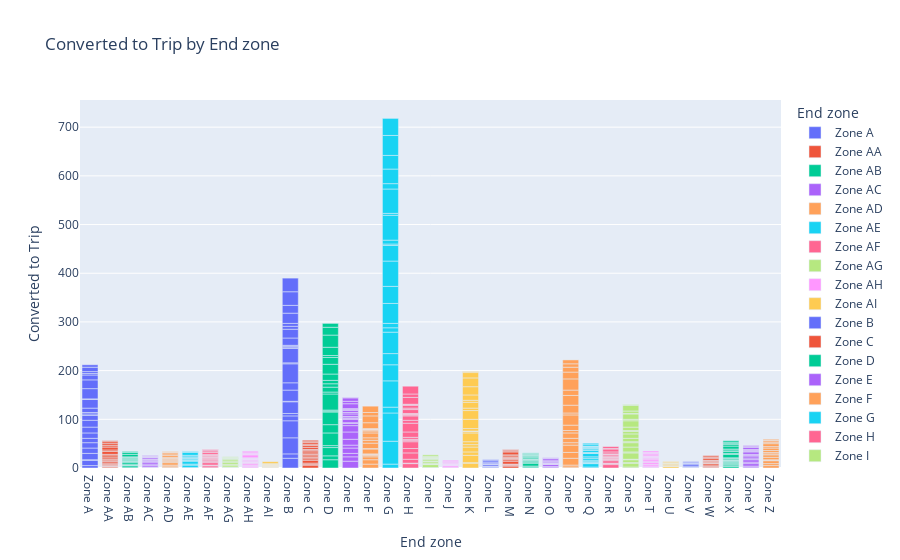

The notebook cell this image was saved under:
### Code cell
df_end = df_end.sort_values(by = ['End zone'], ascending=[True])
fig = px.bar(df_end, x="End zone", y="Converted to Trip", color="End zone"
            ,title="Converted to Trip by End zone",
            labels={"Converted to Trip": "Converted to Trip"})
fig.show()

### Figure 1 — Plotly figure (JSON) as saved in the notebook; plotly's stock layout.template omitted (floating-point values rounded to 4 significant figures)
{"data": [{"alignmentgroup": "True", "hovertemplate": "End zone=%{x}<br>Converted to Trip=%{y}<extra></extra>", "legendgroup": "Zone A", "marker": {"color": "#636efa"}, "name": "Zone A", "offsetgroup": "Zone A", "orientation": "v", "showlegend": true, "textposition": "auto", "type": "bar", "x": ["Zone A", "Zone A", "Zone A", "Zone A", "Zone A", "Zone A", "Zone A", "Zone A", "Zone A", "Zone A", "Zone A", "Zone A", "Zone A", "Zone A", "Zone A", "Zone A", "Zone A", "Zone A", "Zone A", "Zone A", "Zone A", "Zone A", "Zone A"], "xaxis": "x", "y": [5, 11, 1, 13, 11, 11, 9, 11, 12, 14, 10, 3, 3, 9, 18, 1, 21, 18, 10, 3, 4, 9, 5], "yaxis": "y"}, {"alignmentgroup": "True", "hovertemplate": "End zone=%{x}<br>Converted to Trip=%{y}<extra></extra>", "legendgroup": "Zone AA", "marker": {"color": "#EF553B"}, "name": "Zone AA", "offsetgroup": "Zone AA", "orientation": "v", "showlegend": true, "textposition": "auto", "type": "bar", "x": ["Zone AA", "Zone AA", "Zone AA", "Zone AA", "Zone AA", "Zone AA", "Zone AA", "Zone AA", "Zone AA", "Zone AA", "Zone AA", "Zone AA", "Zone AA", "Zone AA", "Zone AA", "Zone AA", "Zone AA", "Zone AA", "Zone AA"], "xaxis": "x", "y": [2, 1, 1, 1, 2, 3, 3, 2, 3, 3, 4, 3, 6, 3, 6, 3, 4, 4, 2], "yaxis": "y"}, {"alignmentgroup": "True", "hovertemplate": "End zone=%{x}<br>Converted to Trip=%{y}<extra></extra>", "legendgroup": "Zone AB", "marker": {"color": "#00cc96"}, "name": "Zone AB", "offsetgroup": "Zone AB", "orientation": "v", "showlegend": true, "textposition": "auto", "type": "bar", "x": ["Zone AB", "Zone AB", "Zone AB", "Zone AB", "Zone AB", "Zone AB", "Zone AB", "Zone AB", "Zone AB", "Zone AB", "Zone AB", "Zone AB", "Zone AB", "Zone AB", "Zone AB"], "xaxis": "x", "y": [2, 3, 1, 2, 4, 1, 1, 2, 2, 2, 2, 1, 5, 4, 2], "yaxis": "y"}, {"alignmentgroup": "True", "hovertemplate": "End zone=%{x}<br>Converted to Trip=%{y}<extra></extra>", "legendgroup": "Zone AC", "marker": {"color": "#ab63fa"}, "name": "Zone AC", "offsetgroup": "Zone AC", "orientation": "v", "showlegend": true, "textposition": "auto", "type": "bar", "x": ["Zone AC", "Zone AC", "Zone AC", "Zone AC", "Zone AC", "Zone AC", "Zone AC", "Zone AC", "Zone AC", "Zone AC", "Zone AC", "Zone AC", "Zone AC", "Zone AC", "Zone AC"], "xaxis": "x", "y": [1, 1, 3, 3, 4, 2, 1, 2, 1, 3, 1, 1, 1, 1, 1], "yaxis": "y"}, {"alignmentgroup": "True", "hovertemplate": "End zone=%{x}<br>Converted to Trip=%{y}<extra></extra>", "legendgroup": "Zone AD", "marker": {"color": "#FFA15A"}, "name": "Zone AD", "offsetgroup": "Zone AD", "orientation": "v", "showlegend": true, "textposition": "auto", "type": "bar", "x": ["Zone AD", "Zone AD", "Zone AD", "Zone AD", "Zone AD", "Zone AD", "Zone AD", "Zone AD", "Zone AD", "Zone AD", "Zone AD", "Zone AD", "Zone AD", "Zone AD", "Zone AD"], "xaxis": "x", "y": [1, 3, 2, 5, 2, 2, 2, 2, 1, 2, 4, 3, 3, 1, 1], "yaxis": "y"}, {"alignmentgroup": "True", "hovertemplate": "End zone=%{x}<br>Converted to Trip=%{y}<extra></extra>", "legendgroup": "Zone AE", "marker": {"color": "#19d3f3"}, "name": "Zone AE", "offsetgroup": "Zone AE", "orientation": "v", "showlegend": true, "textposition": "auto", "type": "bar", "x": ["Zone AE", "Zone AE", "Zone AE", "Zone AE", "Zone AE", "Zone AE", "Zone AE", "Zone AE", "Zone AE", "Zone AE", "Zone AE", "Zone AE", "Zone AE"], "xaxis": "x", "y": [1, 5, 2, 6, 2, 1, 3, 1, 2, 3, 6, 2, 1], "yaxis": "y"}, {"alignmentgroup": "True", "hovertemplate": "End zone=%{x}<br>Converted to Trip=%{y}<extra></extra>", "legendgroup": "Zone AF", "marker": {"color": "#FF6692"}, "name": "Zone AF", "offsetgroup": "Zone AF", "orientation": "v", "showlegend": true, "textposition": "auto", "type": "bar", "x": ["Zone AF", "Zone AF", "Zone AF", "Zone AF", "Zone AF", "Zone AF", "Zone AF", "Zone AF", "Zone AF", "Zone AF", "Zone AF", "Zone AF", "Zone AF", "Zone AF", "Zone AF", "Zone AF", "Zone AF", "Zone AF"], "xaxis": "x", "y": [2, 3, 1, 5, 2, 2, 3, 2, 2, 1, 2, 1, 2, 4, 3, 2, 1, 1], "yaxis": "y"}, {"alignmentgroup": "True", "hovertemplate": "End zone=%{x}<br>Converted to Trip=%{y}<extra></extra>", "legendgroup": "Zone AG", "marker": {"color": "#B6E880"}, "name": "Zone AG", "offsetgroup": "Zone AG", "orientation": "v", "showlegend": true, "textposition": "auto", "type": "bar", "x": ["Zone AG", "Zone AG", "Zone AG", "Zone AG", "Zone AG", "Zone AG", "Zone AG", "Zone AG", "Zone AG", "Zone AG", "Zone AG", "Zone AG"], "xaxis": "x", "y": [1, 1, 4, 1, 4, 3, 3, 2, 1, 1, 1, 1], "yaxis": "y"}, {"alignmentgroup": "True", "hovertemplate": "End zone=%{x}<br>Converted to Trip=%{y}<extra></extra>", "legendgroup": "Zone AH", "marker": {"color": "#FF97FF"}, "name": "Zone AH", "offsetgroup": "Zone AH", "orientation": "v", "showlegend": true, "textposition": "auto", "type": "bar", "x": ["Zone AH", "Zone AH", "Zone AH", "Zone AH", "Zone AH", "Zone AH", "Zone AH", "Zone AH", "Zone AH", "Zone AH", "Zone AH", "Zone AH", "Zone AH", "Zone AH", "Zone AH", "Zone AH", "Zone AH", "Zone AH"], "xaxis": "x", "y": [2, 2, 2, 3, 2, 1, 1, 2, 2, 1, 1, 1, 1, 6, 1, 2, 3, 2], "yaxis": "y"}, {"alignmentgroup": "True", "hovertemplate": "End zone=%{x}<br>Converted to Trip=%{y}<extra></extra>", "legendgroup": "Zone AI", "marker": {"color": "#FECB52"}, "name": "Zone AI", "offsetgroup": "Zone AI", "orientation": "v", "showlegend": true, "textposition": "auto", "type": "bar", "x": ["Zone AI", "Zone AI", "Zone AI", "Zone AI", "Zone AI", "Zone AI", "Zone AI", "Zone AI", "Zone AI", "Zone AI"], "xaxis": "x", "y": [1, 1, 1, 1, 1, 1, 1, 1, 1, 4], "yaxis": "y"}, {"alignmentgroup": "True", "hovertemplate": "End zone=%{x}<br>Converted to Trip=%{y}<extra></extra>", "legendgroup": "Zone B", "marker": {"color": "#636efa"}, "name": "Zone B", "offsetgroup": "Zone B", "orientation": "v", "showlegend": true, "textposition": "auto", "type": "bar", "x": ["Zone B", "Zone B", "Zone B", "Zone B", "Zone B", "Zone B", "Zone B", "Zone B", "Zone B", "Zone B", "Zone B", "Zone B", "Zone B", "Zone B", "Zone B", "Zone B", "Zone B", "Zone B", "Zone B", "Zone B", "Zone B", "Zone B", "Zone B", "Zone B"], "xaxis": "x", "y": [20, 9, 33, 35, 10, 5, 24, 1, 23, 15, 39, 2, 30, 1, 3, 2, 15, 18, 6, 6, 21, 16, 28, 28], "yaxis": "y"}, {"alignmentgroup": "True", "hovertemplate": "End zone=%{x}<br>Converted to Trip=%{y}<extra></extra>", "legendgroup": "Zone C", "marker": {"color": "#EF553B"}, "name": "Zone C", "offsetgroup": "Zone C", "orientation": "v", "showlegend": true, "textposition": "auto", "type": "bar", "x": ["Zone C", "Zone C", "Zone C", "Zone C", "Zone C", "Zone C", "Zone C", "Zone C", "Zone C", "Zone C", "Zone C", "Zone C", "Zone C", "Zone C", "Zone C", "Zone C", "Zone C", "Zone C"], "xaxis": "x", "y": [6, 1, 3, 6, 3, 3, 3, 3, 3, 4, 2, 1, 4, 4, 2, 4, 2, 3], "yaxis": "y"}, {"alignmentgroup": "True", "hovertemplate": "End zone=%{x}<br>Converted to Trip=%{y}<extra></extra>", "legendgroup": "Zone D", "marker": {"color": "#00cc96"}, "name": "Zone D", "offsetgroup": "Zone D", "orientation": "v", "showlegend": true, "textposition": "auto", "type": "bar", "x": ["Zone D", "Zone D", "Zone D", "Zone D", "Zone D", "Zone D", "Zone D", "Zone D", "Zone D", "Zone D", "Zone D", "Zone D", "Zone D", "Zone D", "Zone D", "Zone D", "Zone D", "Zone D", "Zone D", "Zone D", "Zone D", "Zone D"], "xaxis": "x", "y": [17, 8, 17, 4, 26, 17, 26, 2, 2, 33, 4, 10, 7, 7, 13, 20, 14, 4, 17, 25, 16, 8], "yaxis": "y"}, {"alignmentgroup": "True", "hovertemplate": "End zone=%{x}<br>Converted to Trip=%{y}<extra></extra>", "legendgroup": "Zone E", "marker": {"color": "#ab63fa"}, "name": "Zone E", "offsetgroup": "Zone E", "orientation": "v", "showlegend": true, "textposition": "auto", "type": "bar", "x": ["Zone E", "Zone E", "Zone E", "Zone E", "Zone E", "Zone E", "Zone E", "Zone E", "Zone E", "Zone E", "Zone E", "Zone E", "Zone E", "Zone E", "Zone E", "Zone E", "Zone E", "Zone E", "Zone E", "Zone E", "Zone E", "Zone E", "Zone E"], "xaxis": "x", "y": [14, 9, 7, 11, 6, 12, 15, 13, 5, 1, 7, 2, 3, 1, 5, 3, 4, 2, 2, 10, 5, 7, 1], "yaxis": "y"}, {"alignmentgroup": "True", "hovertemplate": "End zone=%{x}<br>Converted to Trip=%{y}<extra></extra>", "legendgroup": "Zone F", "marker": {"color": "#FFA15A"}, "name": "Zone F", "offsetgroup": "Zone F", "orientation": "v", "showlegend": true, "textposition": "auto", "type": "bar", "x": ["Zone F", "Zone F", "Zone F", "Zone F", "Zone F", "Zone F", "Zone F", "Zone F", "Zone F", "Zone F", "Zone F", "Zone F", "Zone F", "Zone F", "Zone F", "Zone F", "Zone F", "Zone F", "Zone F", "Zone F", "Zone F"], "xaxis": "x", "y": [8, 9, 6, 3, 2, 1, 10, 1, 11, 6, 5, 10, 4, 2, 1, 1, 1, 12, 14, 7, 13], "yaxis": "y"}, {"alignmentgroup": "True", "hovertemplate": "End zone=%{x}<br>Converted to Trip=%{y}<extra></extra>", "legendgroup": "Zone G", "marker": {"color": "#19d3f3"}, "name": "Zone G", "offsetgroup": "Zone G", "orientation": "v", "showlegend": true, "textposition": "auto", "type": "bar", "x": ["Zone G", "Zone G", "Zone G", "Zone G", "Zone G", "Zone G", "Zone G", "Zone G", "Zone G", "Zone G", "Zone G", "Zone G", "Zone G", "Zone G", "Zone G", "Zone G", "Zone G", "Zone G", "Zone G", "Zone G", "Zone G", "Zone G", "Zone G", "Zone G"], "xaxis": "x", "y": [8, 47, 58, 12, 54, 33, 23, 44, 9, 9, 41, 35, 52, 32, 3, 8, 51, 4, 50, 11, 30, 28, 41, 35], "yaxis": "y"}, {"alignmentgroup": "True", "hovertemplate": "End zone=%{x}<br>Converted to Trip=%{y}<extra></extra>", "legendgroup": "Zone H", "marker": {"color": "#FF6692"}, "name": "Zone H", "offsetgroup": "Zone H", "orientation": "v", "showlegend": true, "textposition": "auto", "type": "bar", "x": ["Zone H", "Zone H", "Zone H", "Zone H", "Zone H", "Zone H", "Zone H", "Zone H", "Zone H", "Zone H", "Zone H", "Zone H", "Zone H", "Zone H", "Zone H", "Zone H", "Zone H", "Zone H", "Zone H", "Zone H", "Zone H", "Zone H", "Zone H", "Zone H"], "xaxis": "x", "y": [9, 1, 8, 13, 9, 14, 3, 2, 4, 11, 18, 6, 9, 2, 1, 2, 8, 3, 6, 1, 1, 14, 7, 16], "yaxis": "y"}, {"alignmentgroup": "True", "hovertemplate": "End zone=%{x}<br>Converted to Trip=%{y}<extra></extra>", "legendgroup": "Zone I", "marker": {"color": "#B6E880"}, "name": "Zone I", "offsetgroup": "Zone I", "orientation": "v", "showlegend": true, "textposition": "auto", "type": "bar", "x": ["Zone I", "Zone I", "Zone I", "Zone I", "Zone I", "Zone I", "Zone I", "Zone I", "Zone I", "Zone I", "Zone I", "Zone I", "Zone I"], "xaxis": "x", "y": [1, 6, 1, 2, 3, 1, 3, 2, 1, 1, 1, 2, 3], "yaxis": "y"}, {"alignmentgroup": "True", "hovertemplate": "End zone=%{x}<br>Converted to Trip=%{y}<extra></extra>", "legendgroup": "Zone J", "marker": {"color": "#FF97FF"}, "name": "Zone J", "offsetgroup": "Zone J", "orientation": "v", "showlegend": true, "textposition": "auto", "type": "bar", "x": ["Zone J", "Zone J", "Zone J", "Zone J", "Zone J", "Zone J", "Zone J", "Zone J", "Zone J"], "xaxis": "x", "y": [2, 3, 1, 1, 1, 2, 1, 3, 2], "yaxis": "y"}, {"alignmentgroup": "True", "hovertemplate": "End zone=%{x}<br>Converted to Trip=%{y}<extra></extra>", "legendgroup": "Zone K", "marker": {"color": "#FECB52"}, "name": "Zone K", "offsetgroup": "Zone K", "orientation": "v", "showlegend": true, "textposition": "auto", "type": "bar", "x": ["Zone K", "Zone K", "Zone K", "Zone K", "Zone K", "Zone K", "Zone K", "Zone K", "Zone K", "Zone K", "Zone K", "Zone K", "Zone K", "Zone K", "Zone K", "Zone K", "Zone K", "Zone K", "Zone K", "Zone K", "Zone K"], "xaxis": "x", "y": [10, 1, 15, 7, 10, 5, 6, 18, 3, 1, 5, 19, 18, 5, 12, 4, 11, 17, 18, 11, 2], "yaxis": "y"}, {"alignmentgroup": "True", "hovertemplate": "End zone=%{x}<br>Converted to Trip=%{y}<extra></extra>", "legendgroup": "Zone L", "marker": {"color": "#636efa"}, "name": "Zone L", "offsetgroup": "Zone L", "orientation": "v", "showlegend": true, "textposition": "auto", "type": "bar", "x": ["Zone L", "Zone L", "Zone L", "Zone L", "Zone L", "Zone L", "Zone L", "Zone L", "Zone L"], "xaxis": "x", "y": [1, 2, 1, 3, 1, 1, 3, 3, 2], "yaxis": "y"}, {"alignmentgroup": "True", "hovertemplate": "End zone=%{x}<br>Converted to Trip=%{y}<extra></extra>", "legendgroup": "Zone M", "marker": {"color": "#EF553B"}, "name": "Zone M", "offsetgroup": "Zone M", "orientation": "v", "showlegend": true, "textposition": "auto", "type": "bar", "x": ["Zone M", "Zone M", "Zone M", "Zone M", "Zone M", "Zone M", "Zone M", "Zone M", "Zone M", "Zone M", "Zone M", "Zone M", "Zone M", "Zone M", "Zone M"], "xaxis": "x", "y": [4, 1, 2, 1, 6, 3, 2, 1, 2, 3, 2, 6, 2, 2, 1], "yaxis": "y"}, {"alignmentgroup": "True", "hovertemplate": "End zone=%{x}<br>Converted to Trip=%{y}<extra></extra>", "legendgroup": "Zone N", "marker": {"color": "#00cc96"}, "name": "Zone N", "offsetgroup": "Zone N", "orientation": "v", "showlegend": true, "textposition": "auto", "type": "bar", "x": ["Zone N", "Zone N", "Zone N", "Zone N", "Zone N", "Zone N", "Zone N", "Zone N", "Zone N", "Zone N", "Zone N", "Zone N", "Zone N", "Zone N", "Zone N", "Zone N"], "xaxis": "x", "y": [2, 2, 6, 1, 3, 2, 1, 1, 1, 3, 2, 2, 1, 1, 2, 1], "yaxis": "y"}, {"alignmentgroup": "True", "hovertemplate": "End zone=%{x}<br>Converted to Trip=%{y}<extra></extra>", "legendgroup": "Zone O", "marker": {"color": "#ab63fa"}, "name": "Zone O", "offsetgroup": "Zone O", "orientation": "v", "showlegend": true, "textposition": "auto", "type": "bar", "x": ["Zone O", "Zone O", "Zone O", "Zone O", "Zone O", "Zone O", "Zone O", "Zone O", "Zone O", "Zone O", "Zone O", "Zone O"], "xaxis": "x", "y": [2, 1, 4, 1, 1, 1, 1, 3, 1, 4, 1, 1], "yaxis": "y"}, {"alignmentgroup": "True", "hovertemplate": "End zone=%{x}<br>Converted to Trip=%{y}<extra></extra>", "legendgroup": "Zone P", "marker": {"color": "#FFA15A"}, "name": "Zone P", "offsetgroup": "Zone P", "orientation": "v", "showlegend": true, "textposition": "auto", "type": "bar", "x": ["Zone P", "Zone P", "Zone P", "Zone P", "Zone P", "Zone P", "Zone P", "Zone P", "Zone P", "Zone P", "Zone P", "Zone P", "Zone P", "Zone P", "Zone P", "Zone P", "Zone P", "Zone P", "Zone P", "Zone P"], "xaxis": "x", "y": [2, 4, 14, 12, 15, 5, 9, 11, 5, 11, 21, 4, 16, 20, 11, 23, 14, 10, 7, 8], "yaxis": "y"}, {"alignmentgroup": "True", "hovertemplate": "End zone=%{x}<br>Converted to Trip=%{y}<extra></extra>", "legendgroup": "Zone Q", "marker": {"color": "#19d3f3"}, "name": "Zone Q", "offsetgroup": "Zone Q", "orientation": "v", "showlegend": true, "textposition": "auto", "type": "bar", "x": ["Zone Q", "Zone Q", "Zone Q", "Zone Q", "Zone Q", "Zone Q", "Zone Q", "Zone Q", "Zone Q", "Zone Q", "Zone Q", "Zone Q", "Zone Q", "Zone Q", "Zone Q", "Zone Q", "Zone Q", "Zone Q", "Zone Q"], "xaxis": "x", "y": [2, 7, 1, 2, 1, 3, 4, 3, 7, 1, 1, 4, 3, 1, 2, 2, 1, 4, 2], "yaxis": "y"}, {"alignmentgroup": "True", "hovertemplate": "End zone=%{x}<br>Converted to Trip=%{y}<extra></extra>", "legendgroup": "Zone R", "marker": {"color": "#FF6692"}, "name": "Zone R", "offsetgroup": "Zone R", "orientation": "v", "showlegend": true, "textposition": "auto", "type": "bar", "x": ["Zone R", "Zone R", "Zone R", "Zone R", "Zone R", "Zone R", "Zone R", "Zone R", "Zone R", "Zone R", "Zone R", "Zone R", "Zone R", "Zone R", "Zone R", "Zone R"], "xaxis": "x", "y": [7, 2, 1, 5, 2, 1, 2, 2, 1, 2, 3, 1, 4, 6, 1, 4], "yaxis": "y"}, {"alignmentgroup": "True", "hovertemplate": "End zone=%{x}<br>Converted to Trip=%{y}<extra></extra>", "legendgroup": "Zone S", "marker": {"color": "#B6E880"}, "name": "Zone S", "offsetgroup": "Zone S", "orientation": "v", "showlegend": true, "textposition": "auto", "type": "bar", "x": ["Zone S", "Zone S", "Zone S", "Zone S", "Zone S", "Zone S", "Zone S", "Zone S", "Zone S", "Zone S", "Zone S", "Zone S", "Zone S", "Zone S", "Zone S", "Zone S", "Zone S", "Zone S", "Zone S", "Zone S", "Zone S", "Zone S", "Zone S"], "xaxis": "x", "y": [2, 8, 1, 6, 1, 13, 2, 10, 9, 2, 7, 9, 5, 2, 7, 13, 3, 11, 1, 5, 12, 1, 1], "yaxis": "y"}, {"alignmentgroup": "True", "hovertemplate": "End zone=%{x}<br>Converted to Trip=%{y}<extra></extra>", "legendgroup": "Zone T", "marker": {"color": "#FF97FF"}, "name": "Zone T", "offsetgroup": "Zone T", "orientation": "v", "showlegend": true, "textposition": "auto", "type": "bar", "x": ["Zone T", "Zone T", "Zone T", "Zone T", "Zone T", "Zone T", "Zone T", "Zone T", "Zone T", "Zone T", "Zone T", "Zone T", "Zone T", "Zone T"], "xaxis": "x", "y": [1, 3, 3, 4, 2, 4, 3, 2, 1, 1, 3, 3, 2, 3], "yaxis": "y"}, {"alignmentgroup": "True", "hovertemplate": "End zone=%{x}<br>Converted to Trip=%{y}<extra></extra>", "legendgroup": "Zone U", "marker": {"color": "#FECB52"}, "name": "Zone U", "offsetgroup": "Zone U", "orientation": "v", "showlegend": true, "textposition": "auto", "type": "bar", "x": ["Zone U", "Zone U", "Zone U", "Zone U", "Zone U", "Zone U", "Zone U", "Zone U"], "xaxis": "x", "y": [3, 1, 1, 2, 2, 1, 1, 2], "yaxis": "y"}, {"alignmentgroup": "True", "hovertemplate": "End zone=%{x}<br>Converted to Trip=%{y}<extra></extra>", "legendgroup": "Zone V", "marker": {"color": "#636efa"}, "name": "Zone V", "offsetgroup": "Zone V", "orientation": "v", "showlegend": true, "textposition": "auto", "type": "bar", "x": ["Zone V", "Zone V", "Zone V", "Zone V", "Zone V", "Zone V", "Zone V", "Zone V"], "xaxis": "x", "y": [1, 1, 2, 4, 1, 1, 1, 2], "yaxis": "y"}, {"alignmentgroup": "True", "hovertemplate": "End zone=%{x}<br>Converted to Trip=%{y}<extra></extra>", "legendgroup": "Zone W", "marker": {"color": "#EF553B"}, "name": "Zone W", "offsetgroup": "Zone W", "orientation": "v", "showlegend": true, "textposition": "auto", "type": "bar", "x": ["Zone W", "Zone W", "Zone W", "Zone W", "Zone W", "Zone W", "Zone W", "Zone W", "Zone W", "Zone W", "Zone W", "Zone W", "Zone W"], "xaxis": "x", "y": [1, 2, 3, 3, 1, 1, 2, 2, 1, 4, 2, 3, 1], "yaxis": "y"}, {"alignmentgroup": "True", "hovertemplate": "End zone=%{x}<br>Converted to Trip=%{y}<extra></extra>", "legendgroup": "Zone X", "marker": {"color": "#00cc96"}, "name": "Zone X", "offsetgroup": "Zone X", "orientation": "v", "showlegend": true, "textposition": "auto", "type": "bar", "x": ["Zone X", "Zone X", "Zone X", "Zone X", "Zone X", "Zone X", "Zone X", "Zone X", "Zone X", "Zone X", "Zone X", "Zone X", "Zone X", "Zone X", "Zone X", "Zone X", "Zone X", "Zone X", "Zone X", "Zone X", "Zone X"], "xaxis": "x", "y": [3, 3, 2, 2, 2, 2, 1, 1, 1, 3, 1, 7, 2, 4, 3, 2, 6, 4, 1, 3, 3], "yaxis": "y"}, {"alignmentgroup": "True", "hovertemplate": "End zone=%{x}<br>Converted to Trip=%{y}<extra></extra>", "legendgroup": "Zone Y", "marker": {"color": "#ab63fa"}, "name": "Zone Y", "offsetgroup": "Zone Y", "orientation": "v", "showlegend": true, "textposition": "auto", "type": "bar", "x": ["Zone Y", "Zone Y", "Zone Y", "Zone Y", "Zone Y", "Zone Y", "Zone Y", "Zone Y", "Zone Y", "Zone Y", "Zone Y", "Zone Y", "Zone Y", "Zone Y", "Zone Y", "Zone Y"], "xaxis": "x", "y": [2, 2, 5, 3, 5, 2, 4, 3, 2, 5, 1, 2, 2, 4, 2, 2], "yaxis": "y"}, {"alignmentgroup": "True", "hovertemplate": "End zone=%{x}<br>Converted to Trip=%{y}<extra></extra>", "legendgroup": "Zone Z", "marker": {"color": "#FFA15A"}, "name": "Zone Z", "offsetgroup": "Zone Z", "orientation": "v", "showlegend": true, "textposition": "auto", "type": "bar", "x": ["Zone Z", "Zone Z", "Zone Z", "Zone Z", "Zone Z", "Zone Z", "Zone Z", "Zone Z", "Zone Z", "Zone Z", "Zone Z", "Zone Z", "Zone Z", "Zone Z", "Zone Z", "Zone Z", "Zone Z"], "xaxis": "x", "y": [5, 4, 6, 1, 1, 5, 5, 2, 3, 4, 5, 3, 6, 3, 3, 1, 2], "yaxis": "y"}], "layout": {"barmode": "relative", "legend": {"title": {"text": "End zone"}, "tracegroupgap": 0}, "title": {"text": "Converted to Trip by End zone"}, "xaxis": {"anchor": "y", "categoryarray": ["Zone A", "Zone AA", "Zone AB", "Zone AC", "Zone AD", "Zone AE", "Zone AF", "Zone AG", "Zone AH", "Zone AI", "Zone B", "Zone C", "Zone D", "Zone E", "Zone F", "Zone G", "Zone H", "Zone I", "Zone J", "Zone K", "Zone L", "Zone M", "Zone N", "Zone O", "Zone P", "Zone Q", "Zone R", "Zone S", "Zone T", "Zone U", "Zone V", "Zone W", "Zone X", "Zone Y", "Zone Z"], "categoryorder": "array", "domain": [0, 1], "title": {"text": "End zone"}}, "yaxis": {"anchor": "x", "domain": [0, 1], "title": {"text": "Converted to Trip"}}}}
